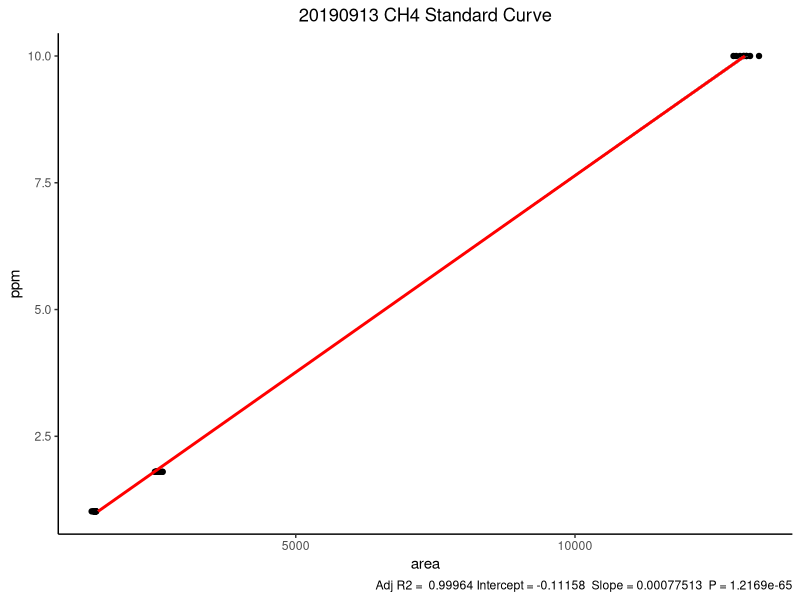

Here is the R script that generated this plot:
#------------------------------------------
# Load packages
library(tidyverse)
library(here)


#-------------------------------------------
# Read in data

ch4_standards <- read_csv(here::here("data",
                                     "ch4_standard_raw.csv"))

#-------------------------------------------
# Use lm(), linear model function, to create regression model

### Change dates in name and filter

fit_ch4_20190913 <- lm(ppm ~ area, data = ch4_standards %>% filter(date == "2019_09_13"))

#-------------------------------------------
#Use summary function to get summary information about linear model

### Changes dates

summary(fit_ch4_20190913)

#--------------------------------------------
#Function to create standard curve
### Change date in labs

ggplot_regression <- function (fit) {
  
  require(ggplot2)
  
  ggplot(fit$model, aes_string(x = names(fit$model)[1], y = names(fit$model)[2])) + 
    geom_point() +
    stat_smooth(method = "lm", col = "red") +
    labs(title = "20190913 CH4 Standard Curve", caption = paste("Adj R2 = ",signif(summary(fit)$adj.r.squared, 5),
                                                                "Intercept =",signif(fit$coef[[1]],5 ),
                                                                " Slope =",signif(fit$coef[[2]], 5),
                                                                " P =",signif(summary(fit)$coef[2,4], 5)))
}

### Change date in filter




ggplot_regression(lm(ppm ~ area, data = ch4_standards %>% 
                       filter(date == "2019_09_13")))+
  coord_flip()+
  theme_classic()+
  theme(panel.grid.major = element_blank(),
        panel.grid.minor = element_blank(),
        plot.title = element_text(hjust = 0.5),
        title = element_text(vjust=3))

